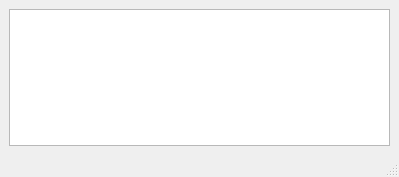
<?xml version="1.0" encoding="UTF-8"?>
<ui version="4.0">
 <class>MainWindow</class>
 <widget class="QMainWindow" name="MainWindow">
  <property name="geometry">
   <rect>
    <x>0</x>
    <y>0</y>
    <width>399</width>
    <height>177</height>
   </rect>
  </property>
  <property name="windowTitle">
   <string>Database_selector</string>
  </property>
  <widget class="QWidget" name="centralwidget">
   <layout class="QHBoxLayout" name="horizontalLayout">
    <item>
     <widget class="QListWidget" name="listWidget">
      <property name="sizePolicy">
       <sizepolicy hsizetype="MinimumExpanding" vsizetype="MinimumExpanding">
        <horstretch>0</horstretch>
        <verstretch>0</verstretch>
       </sizepolicy>
      </property>
      <property name="minimumSize">
       <size>
        <width>1</width>
        <height>1</height>
       </size>
      </property>
     </widget>
    </item>
   </layout>
  </widget>
  <widget class="QMenuBar" name="menubar">
   <property name="geometry">
    <rect>
     <x>0</x>
     <y>0</y>
     <width>399</width>
     <height>21</height>
    </rect>
   </property>
  </widget>
  <widget class="QStatusBar" name="statusbar"/>
 </widget>
 <resources/>
 <connections/>
</ui>
